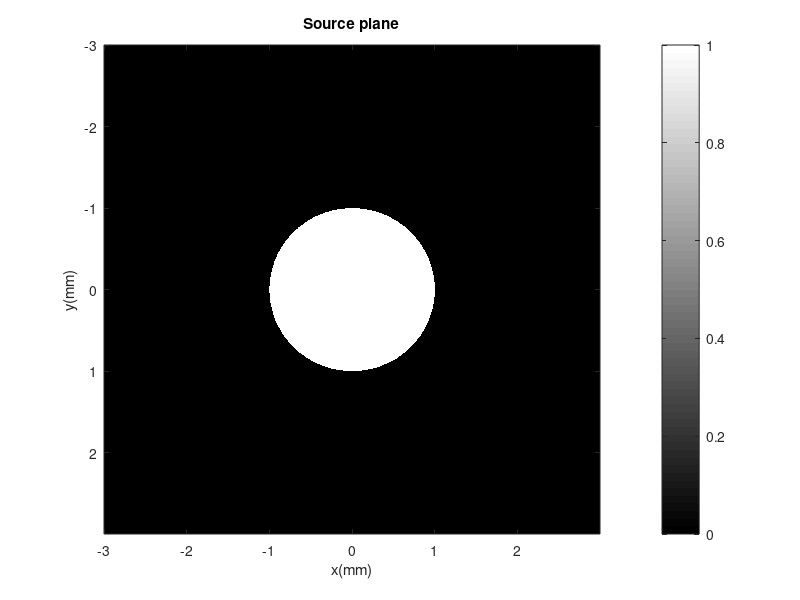

MATLAB code for this plot: (Note: this script raises an error after producing the figure.)
clc;
clear all;
close all;
format long 
wavelength=500*10^-9;
m=2;
z1=0;
z2=0.5;
zi=z2/(m+1);
n=2^11;
R=1*10^-3;
delz2=z2-zi;
dimension=6*10^-3;
d1=dimension/n;
di=(wavelength*zi)/(n*d1);
d2=(wavelength*delz2)/(n*di);
F=(R^2)/(wavelength*z2);
disp(['Fresnel Number = ',num2str(F)]);
k=(2*pi/wavelength);
x1= (-n/2:((n/2)-1))*d1;
y1= (-n/2:((n/2)-1))*d1;
[X1,Y1]= meshgrid(x1,y1);
z_min=R*d1/wavelength
M=zeros(n);
A=(((X1.^2)+(Y1.^2))<=((R)^2));
M(A)=1;

figure
imagesc(x1*10^3,y1*10^3,M);
xlabel("x(mm)");
ylabel("y(mm)");
title("Source plane");
colormap(gray)
colorbar
axis on
ax = gca;
outerpos = ax.OuterPosition;
ti = ax.TightInset; 
left = outerpos(1) + ti(1);
bottom = outerpos(2) + ti(2);
ax_width = outerpos(3) - ti(1) - ti(3);
ax_height = outerpos(4) - ti(2) - ti(4);
ax.Position = [left bottom ax_width ax_height];
saveas(gcf,"aperture.png");

xi= ((-n/2):((n/2)-1))*di;
yi= ((-n/2):((n/2)-1))*di;
[Xi,Yi]=meshgrid(xi,yi);

exp_term=exp(((1j*k)/(2*zi)).*(X1.^2+Y1.^2));
fft_in= M.*exp_term;
fft_ou= fftshift(fft2(fft_in));
expo=exp(((1j*k)/(2*zi)).*(Xi.^2+Yi.^2)) ;
irre=exp(1j.*k.*zi)/(1j*wavelength*zi);
df_1= 1/(n*d1);
scal=sqrt((sum(sum((abs(fft_in).^2)*(d1)*(d1))))/(sum(sum((abs(fft2(fft_in)).^2)*(df_1)*(df_1)))));
Outputi=irre*expo.*fft_ou.*scal;

x2= (-n/2:((n/2)-1))*d2;
y2= (-n/2:((n/2)-1))*d2;
[X2,Y2]= meshgrid(x2,y2);
exp_term=exp(((1j*k)/(2*delz2)).*(Xi.^2+Yi.^2));
fft_in= Outputi.*exp_term;
fft_ou= (fft2(fft_in));
expo=exp(((1j*k)/(2*delz2)).* (X2.^2+Y2.^2)) ;
irre=exp(1j.*k.*delz2)/(1j*wavelength*delz2);
Output=irre*expo.*fft_ou;
df_i= 1/(n*di);
scal=((sum(sum((abs(fft_in).^2)*(di)*(di))))/(sum(sum((abs(fft2(fft_in)).^2)*(df_i)*(df_i)))));
I=abs(Output).^2.*scal;

figure
imagesc(x2*10^3,y2*10^3,I);
xlabel("x(mm)");
ylabel("y(mm)");
title("Observation plane")
colormap(hot)
colorbar
axis on
ax = gca;
outerpos = ax.OuterPosition;
ti = ax.TightInset; 
left = outerpos(1) + ti(1);
bottom = outerpos(2) + ti(2);
ax_width = outerpos(3) - ti(1) - ti(3);
ax_height = outerpos(4) - ti(2) - ti(4);
ax.Position = [left bottom ax_width ax_height];
saveas(gcf,"TS_z_"+z2+"_m_"+m+"_F_"+F+".png");
